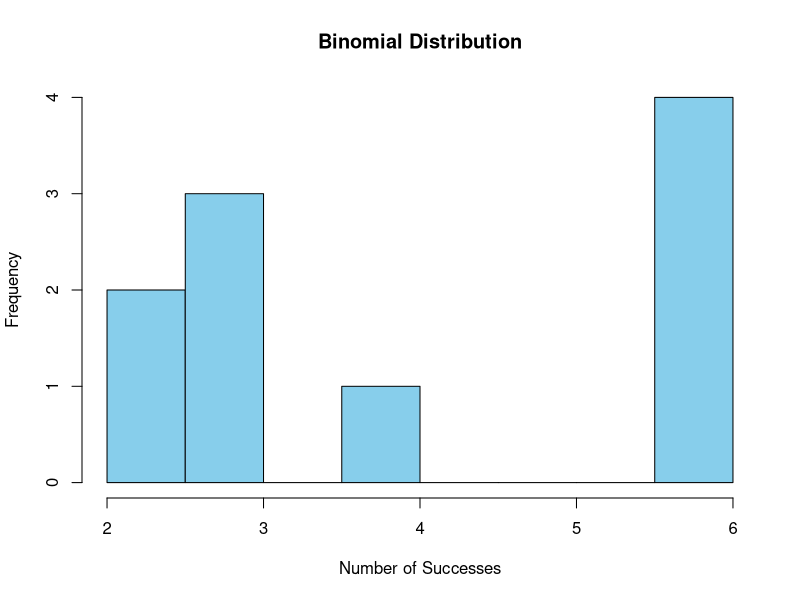

The R source for this figure:
x <- rbinom(10, size = 10, prob = 0.5)


print(x)

hist(x,
     main = "Binomial Distribution",
     xlab = "Number of Successes",
     col = "skyblue",
     breaks = 10)
